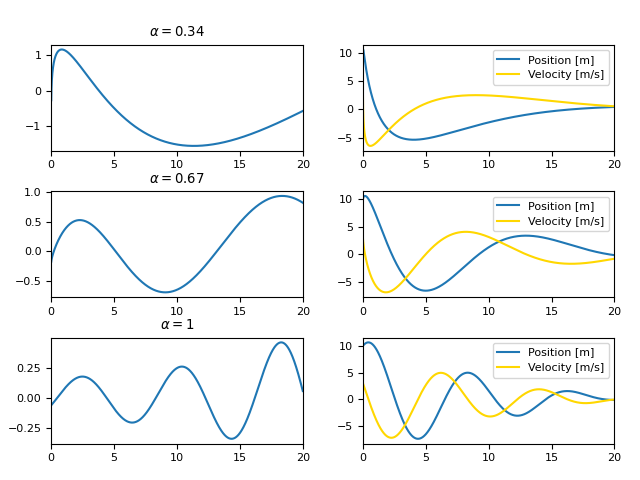

Recreate this plot in Python.
import numpy as np
import matplotlib.pyplot as plt
from sys import argv

# some parameters
omega = 0.8
delta = 0.1

# setting up the system
A = np.matrix([[0, 1], [-omega ** 2, -2 * delta * omega]])
B = np.c_[[0, 1]]
Q = 0.001 * np.identity(2)
tf = 20
dt = 0.001
t_dis = np.arange(0, tf + dt, dt)
Sf = np.matrix('3 0; 0 1')

# these are the conformable derivatives we want
alphas = [0.34, 0.67, 1]

# set up plotting
plt.rcParams["font.size"] = 8
fig, axes = plt.subplots(len(alphas), 2)
fig.tight_layout(rect=(0, 0, 1, 0.95), pad=1.5)

# loop over rows of plot and alphas
for axis, alpha in zip(axes, alphas):
	# S is an empty array of matrices
	# with last element given by Sf
	S = np.empty((t_dis.size, 2, 2))
	S[-1] = Sf

	# loop backward and do Euler's method to find S
	# this solves the Ricatti equation
	for i in range(t_dis.size - 1, 0, -1):
		dSdt = -(dt * (i + 1)) ** (alpha - 1) * (A.T @ S[i] + S[i] @ A - S[i] @ B @ B.T @ S[i] + Q)
		S[i - 1] = S[i] - dt * dSdt;

	# x is an array of column vectors
	x = np.empty((t_dis.size, 2, 1))
	x[0] = np.c_[[10, 3]]
	# u is an array of real #s
	u = np.empty(t_dis.size)

	# loop forward and solve state space equation
	# this also uses Euler's method as far as I can tell
	for i in range(0, t_dis.size - 1):
		u[i] = -(B.T @ S[i] @ x[i]).item()
		x[i + 1] = x[i] + (dt * (i + 2)) ** (alpha - 1) * dt * (A @ x[i] + B * u[i])
	u[-1] = -(B.T @ S[-1] @ x[-1]).item()

	# plot u (1st column)
	axis[0].plot(t_dis, u)
	axis[0].set_title(f'$\\alpha = {alpha}$')
	axis[0].margins(x=0)

	# plot x1 and x2 (2nd column)
	axis[1].plot(t_dis, x[:,0], label='Position [m]')
	axis[1].plot(t_dis, x[:,1], label='Velocity [m/s]', color='gold')
	axis[1].legend()
	axis[1].margins(x=0)

# you can use -s to save the plot to a file
# generally you don't want to do this
if len(argv) == 2 and argv[1] == '-s':
	plt.savefig(argv[0][:-3] + '.png')
else:
	plt.show()
